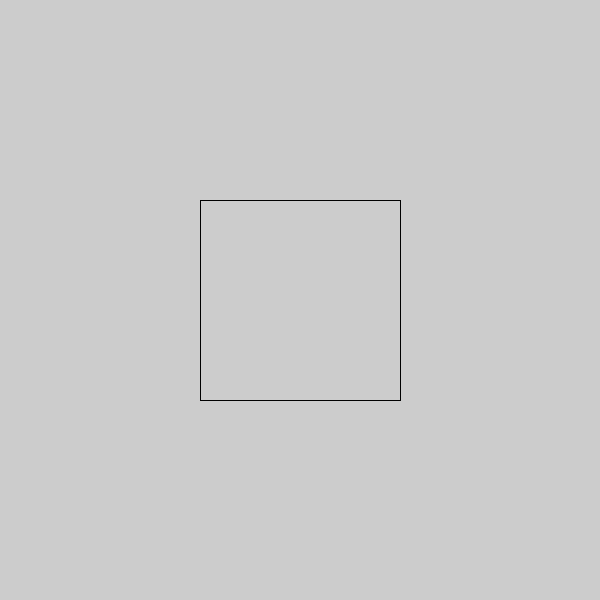
Frame 1 (no input)
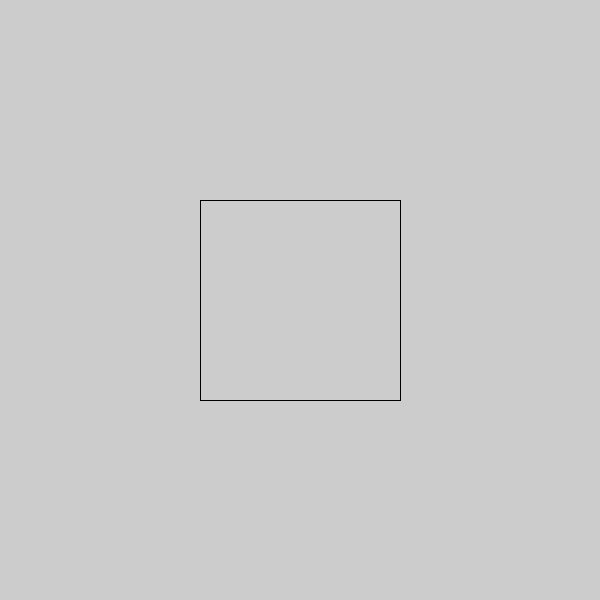
Frame 60 (the mouse pressed at the canvas centre just before this capture)
Frame 120 (the mouse held since frame 60 and released just before this capture): identical to frame 60, image omitted

The Processing sketch that drew these frames (run headless with seeded random() and noise(); from frame 60 on, the mouse is pressed at the canvas centre):

// Processing sketch: w2_03_shape_redefinition
// ── w2_03_shape_redefinition.pde
// shape redefinition
// code 1 - fall 2018
// bryan ma

// this code defines a custom function, myRectangle, 
//  that behaves exactly as the basic rect() function does.
//  it takes four floating point arguments (x,y,w,h) to draw four lines based on them.

void setup() {
  size(600, 600);
}

void draw() {
  myRectangle(200, 200, 200, 200);
}

void myRectangle(float x, float y, float w, float h) {
  line(x, y, x+w, y);
  line(x+w, y, x+w, y+h);
  line(x+w, y+h, x, y+h);
  line(x, y+h, x, y);
}
